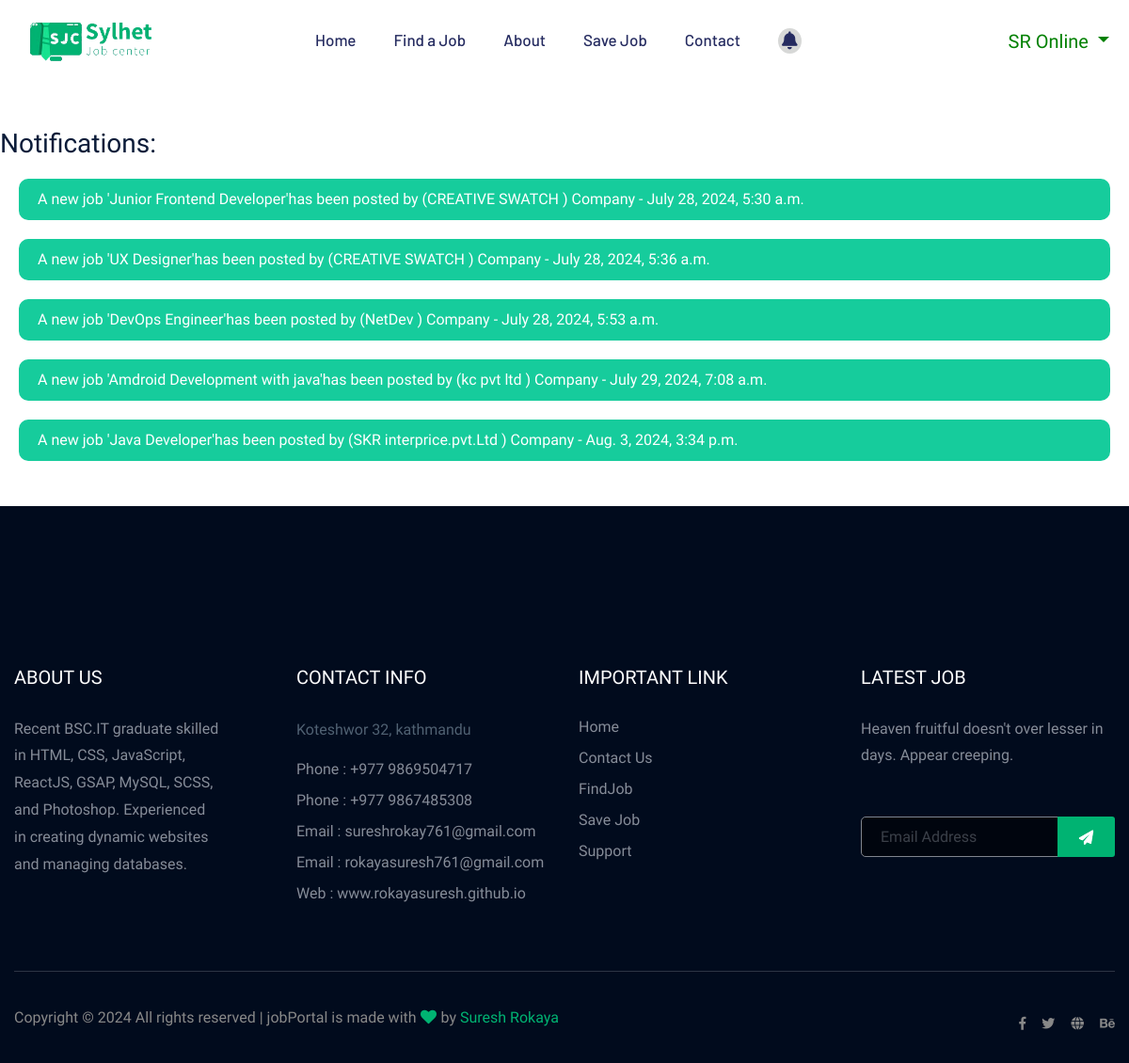
The app's page /notifications/ (signed in) with its own data.
### job/models.py (models this page shows, shortened)
class Notification(models.Model):
    user = models.ForeignKey(User, on_delete=models.CASCADE)
    message = models.TextField()
    is_read = models.BooleanField(default=False)
    created_at = models.DateTimeField(auto_now_add=True)

### job/views/jobseeker.py (the view)
# urls.py: path('notifications/', notifications_view, name='notifications'),
@login_required
def notifications_view(request):
    notifications = Notification.objects.filter(user=request.user).order_by('-created_at')
    notifications.update(is_read=True)
    return render(request, 'main/notifications.html', {'notifications': notifications})

### job/views/jobseeker.py (called while the page is built)
def notification_count(request):
    if request.user.is_authenticated:
        return {'notification_count': Notification.objects.filter(user=request.user, is_read=False).count()}
    return {'notification_count': 0}

### job/templates/main/notifications.html (shortened to what this page needs)
{% extends 'base/base.html' %}
{% load static %}
{% block content %}
<section class="my-5">
    {% if user.is_authenticated %}
{% if user.notification_set.all %}
<ul>
    <h3>Notifications:</h3>
    {% for notification in user.notification_set.all %}
        <li class="not">{{ notification.message }} - {{ notification.created_at }}</li>
    {% endfor %}
</ul>
{% else %}
    <p style=" text-align: center;">No notification today</p>
{% endif %}
{% endif %}
</section>
{% endblock %}

### job/templates/base/header.html (shortened to what this page needs)
  {% load static %}
    <header>
        <div class="header-area header-transparent">
            <div class="header-top header-sticky">
                <div class="container">
                    <div class="row align-items-center">
                        <div class="col-lg-3 col-md-2">
                            <div class="logo">
                                <a href="{% url 'home' %}"><img src="{% static 'assets/img/logo/jobbannerimage.png' %}" height="80" alt=""></a>
                            </div>
                        </div>
                        <div class="col-lg-9 col-md-9">
                            <div class="menu-wrapper">
                                <div class="main-menu">
                                    <nav class="d-none d-lg-block" >
                                        <ul id="navigation" class="navbar-nav me-auto mb-2 mb-lg-0" style="display: flex; flex-direction: row;">
                                            <li class="nav-item"><a class="nav-link  {% if request.path == '/' %}active{% endif %}" href="{% url 'home' %}">Home</a></li>
                                            <li class="nav-item"><a class="nav-link {% if request.path == '/job/' %}active{% endif %}" href="{% url 'job' %}">Find a Job</a></li>
                                            <li class="nav-item"><a class="nav-link {% if request.path == '/about/' %}active{% endif %}" href="{% url 'about' %}">About</a></li>
                                            {% if user.is_authenticated %}
                                            <li class="nav-item"><a class="nav-link {% if request.path == '/saved_jobs/' %}active{% endif %}" href="{% url 'saved_jobs_view' %}">Save Job</a></li>
                                            {% endif %}
                                            <li class="nav-item"><a class="nav-link {% if request.path == '/contact/' %}active{% endif %}" href="{% url 'contact' %}">Contact</a></li>
                                            <li class="nav-item notification">
                                                {% if user.is_authenticated %}
                                                <a class="nav-link" href="{% url 'notifications' %}">
                                                    <i class="fa-solid fa-bell"></i>
                                                </a>
                                                {% endif %}
                                            </li>
                                        </ul>
                                    </nav>
                                </div>
                                {% if request.user.is_authenticated %}
                                <div class="header-btn d-none f-right d-lg-block">
                                    <div class="btn-group">
                                        <button type="button" class="dropdown-toggle"
                                            data-bs-toggle="dropdown" aria-expanded="false">
                                            {{ user.first_name }} {{user.last_name}}
                                        </button>
                                    </div>
                                </div>
                                {% endif %}
                            </div>
                        </div>
                        <div class="col-12">
                        </div>
                    </div>
                </div>
            </div>
        </div>
    </header>

### job/templates/base/header.html (style rules this page uses)
#navigation li a { display: flex; align-items: center !important; text-decoration: none; font-size: 17px; }
.notification { display: flex; justify-content: center; flex-direction: row; }
.notification a i { font-size: 19px; background-color: rgb(215, 216, 215); padding: 4px; border-radius: 50%; }
a { text-decoration: none; }
.dropdown-toggle { font-size: 20px; color: green; background-color: transparent; border: none; }

### job/templates/main/notifications.html (style rules this page uses)
.not { color: #ffffff; background-color: rgb(22, 204, 156); margin: 20px; padding: 10px 20px; border-radius: 10px; }

### records on screen
Notification: message "A new job 'Junior Frontend Developer'has been posted by (CREATIVE SWATCH ) Company", created_at "July 28, 2024, 5:30 a.m."
Notification: message "A new job 'UX Designer'has been posted by (CREATIVE SWATCH ) Company", created_at "July 28, 2024, 5:36 a.m."
Notification: message "A new job 'DevOps Engineer'has been posted by (NetDev ) Company", created_at "July 28, 2024, 5:53 a.m."
Notification: message "A new job 'Amdroid Development with java'has been posted by (kc pvt ltd ) Company", created_at "July 29, 2024, 7:08 a.m."
Notification: message "A new job 'Java Developer'has been posted by (SKR interprice.pvt.Ltd ) Company", created_at "Aug. 3, 2024, 3:34 p.m."

### other values on screen
{{ user.first_name }} "SR"
{{ user.last_name }} "Online"
